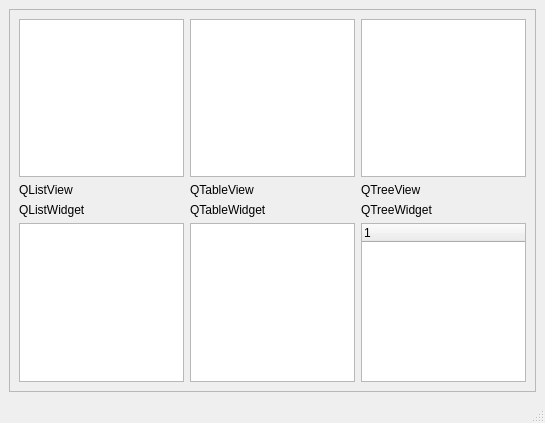
<?xml version="1.0" encoding="UTF-8"?>
<ui version="4.0">
 <class>Window_2</class>
 <widget class="QMainWindow" name="Window_2">
  <property name="geometry">
   <rect>
    <x>0</x>
    <y>0</y>
    <width>545</width>
    <height>423</height>
   </rect>
  </property>
  <property name="windowTitle">
   <string>MainWindow</string>
  </property>
  <widget class="QWidget" name="centralwidget">
   <layout class="QGridLayout" name="gridLayout">
    <item row="0" column="0">
     <widget class="QScrollArea" name="scrollArea">
      <property name="widgetResizable">
       <bool>true</bool>
      </property>
      <widget class="QWidget" name="scrollAreaWidgetContents">
       <property name="geometry">
        <rect>
         <x>0</x>
         <y>0</y>
         <width>525</width>
         <height>360</height>
        </rect>
       </property>
       <layout class="QGridLayout" name="gridLayout_2">
        <item row="0" column="0">
         <layout class="QHBoxLayout" name="horizontalLayout_2">
          <item>
           <layout class="QVBoxLayout" name="verticalLayout">
            <item>
             <widget class="QListView" name="listView"/>
            </item>
            <item>
             <widget class="QLabel" name="label">
              <property name="text">
               <string>QListView</string>
              </property>
             </widget>
            </item>
           </layout>
          </item>
          <item>
           <layout class="QVBoxLayout" name="verticalLayout_2">
            <item>
             <widget class="QTableView" name="tableView"/>
            </item>
            <item>
             <widget class="QLabel" name="label_2">
              <property name="text">
               <string>QTableView</string>
              </property>
             </widget>
            </item>
           </layout>
          </item>
          <item>
           <layout class="QVBoxLayout" name="verticalLayout_3">
            <item>
             <widget class="QTreeView" name="treeView"/>
            </item>
            <item>
             <widget class="QLabel" name="label_3">
              <property name="text">
               <string>QTreeView</string>
              </property>
             </widget>
            </item>
           </layout>
          </item>
         </layout>
        </item>
        <item row="1" column="0">
         <layout class="QHBoxLayout" name="horizontalLayout">
          <item>
           <layout class="QVBoxLayout" name="verticalLayout_4">
            <item>
             <widget class="QLabel" name="label_4">
              <property name="text">
               <string>QListWidget</string>
              </property>
             </widget>
            </item>
            <item>
             <widget class="QListWidget" name="listWidget"/>
            </item>
           </layout>
          </item>
          <item>
           <layout class="QVBoxLayout" name="verticalLayout_5">
            <item>
             <widget class="QLabel" name="label_6">
              <property name="text">
               <string>QTableWidget</string>
              </property>
             </widget>
            </item>
            <item>
             <widget class="QTableWidget" name="tableWidget"/>
            </item>
           </layout>
          </item>
          <item>
           <layout class="QVBoxLayout" name="verticalLayout_6">
            <item>
             <widget class="QLabel" name="label_5">
              <property name="text">
               <string>QTreeWidget</string>
              </property>
             </widget>
            </item>
            <item>
             <widget class="QTreeWidget" name="treeWidget">
              <column>
               <property name="text">
                <string notr="true">1</string>
               </property>
              </column>
             </widget>
            </item>
           </layout>
          </item>
         </layout>
        </item>
       </layout>
      </widget>
     </widget>
    </item>
   </layout>
  </widget>
  <widget class="QMenuBar" name="menubar">
   <property name="geometry">
    <rect>
     <x>0</x>
     <y>0</y>
     <width>545</width>
     <height>22</height>
    </rect>
   </property>
  </widget>
  <widget class="QStatusBar" name="statusbar"/>
 </widget>
 <resources/>
 <connections/>
</ui>
